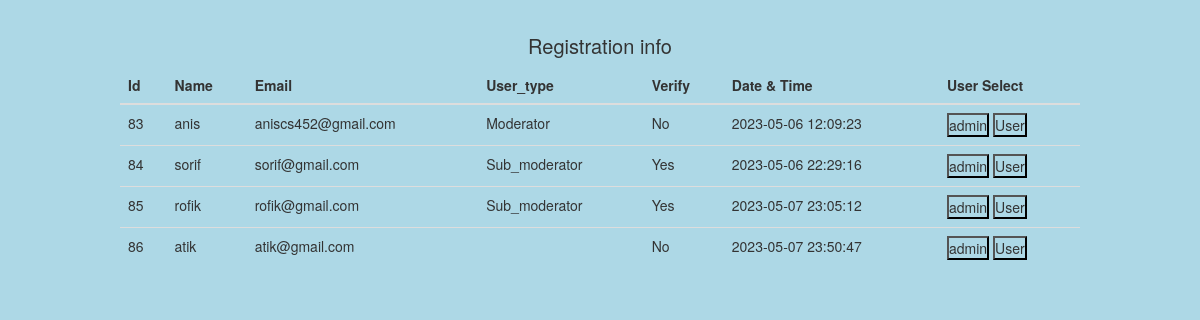
Screenshot of /registration_info.php with the database file from the repository.
### tables this page shows
CREATE TABLE `admin_reg` (
  `id` int(255) NOT NULL,
  `name` varchar(100) NOT NULL,
  `email` varchar(100) NOT NULL,
  `password` varchar(100) NOT NULL,
  `usertype` varchar(100) DEFAULT NULL,
  `otp` int(100) DEFAULT NULL,
  `verify` varchar(100) DEFAULT NULL,
  `time/date` datetime DEFAULT current_timestamp()
);

### registration_info.php (the view, shortened to what this page needs)
<?php
require_once "config.php";
?>
<!DOCTYPE html>
<html lang="en">
<head>
    <link rel="stylesheet" href="style.css">
    <link rel="stylesheet" href="https://maxcdn.bootstrapcdn.com/bootstrap/3.4.1/css/bootstrap.min.css">
</head>
<body>
    <section class="header-container">
        <h1>Registration info</h1>
            <table class="table">
                <thead>
                    <tr>
                        <th>Id</th>
                        <th>Name</th>
                        <th>Email</th>
                        <th>User_type</th>
                        <th>Verify</th>
                        <th>Date & Time</th>
                        <th>User Select</th>
                    </tr>
                </thead>
                <tbody>
                    <?php
                        $sql = "SELECT * FROM admin_reg";
                        $query=mysqli_query($conn,$sql);
                        while($dtinfo=mysqli_fetch_assoc($query)){
                            ?>
                            <tr>
                                <td><?php echo $dtinfo['id']?></td>
                                <td><?php echo $dtinfo['name']?></td>
                                <td><?php echo $dtinfo['email']?></td>
                                <td><?php echo $dtinfo['usertype']?></td>
                                <td><?php echo $dtinfo['verify']?></td>
                                <td><?php echo $dtinfo['time/date']?></td>
                                <td>
                                    <button onclick="moderator(<?php echo $dtinfo['id'];?>)">admin</button>
                                    <button onclick="sub_moder(<?php echo $dtinfo['id'];?>)">User</button>
                                </td>
                            </tr>
                        <?php
                        }
                    ?>
                </tbody>
            </table>
    </section>
</body>
</html>

### style.css (style rules this page uses)
* { margin: 0%; padding: 0%; background-color:lightblue; }
.header-container { height: 100%; width: 100%; }
.header-container h1 { text-align: center; font-size: 2rem; padding-top: 1.5rem; }
.header-container table { width: 80%; margin: auto; padding: auto; }

### rows the page displays
admin_reg: id "83", name "anis", email "aniscs452@gmail.com", usertype "Moderator", verify "No", value "2023-05-06 12:09:23"
admin_reg: id "84", name "sorif", email "sorif@gmail.com", usertype "Sub_moderator", verify "Yes", value "2023-05-06 22:29:16"
admin_reg: id "85", name "rofik", email "rofik@gmail.com", usertype "Sub_moderator", verify "Yes", value "2023-05-07 23:05:12"
admin_reg: id "86", name "atik", email "atik@gmail.com", verify "No", value "2023-05-07 23:50:47"
